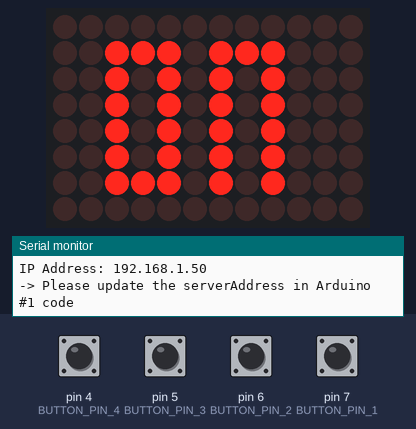
This sketch was run on a simulated Arduino Uno, built for the host (arithmetic inside an expression is 32-bit, double 64-bit). Shown: 12×8 LED matrix, the last lines printed to the serial monitor. The test bench sets the inputs (shaded band); at power-on: pin 4 (BUTTON_PIN_4), pin 5 (BUTTON_PIN_3), pin 6 (BUTTON_PIN_2), pin 7 (BUTTON_PIN_1) HIGH. WiFi joins after 1.5 s; servers stay silent unless stated; the audio player accepts every command and is not drawn.

Above: at 11.2 s.
11.3 s: pin 4 (BUTTON_PIN_4) pulled LOW for 0.15 s
At 12.5 s:
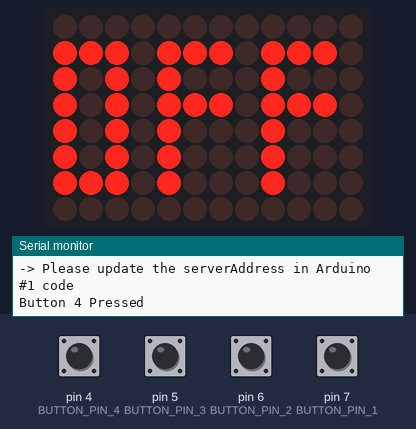
12.9 s: pin 4 (BUTTON_PIN_4) pulled LOW for 1 s
At 13.7 s:
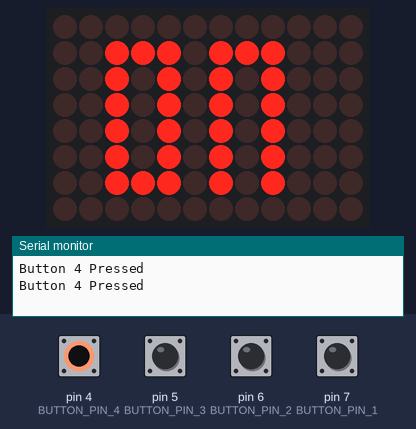
Timing chart, 0 to 15.9 s (numbered marks = the images above; inputs shaded):
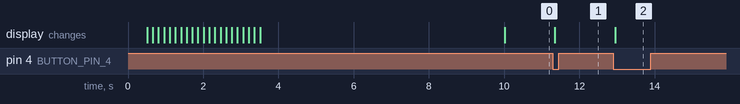

The sketch:

TCP_SERVER.ino
```cpp
// ARDUINO #2: TCP SERVER

#include "C:\Users\rocco\OneDrive\Desktop\Arduino_TCP\DF_PLAYER_MINI.h"
#include "C:\Users\rocco\OneDrive\Desktop\Arduino_TCP\WiFi_Setter.h"
#include "C:\Users\rocco\OneDrive\Desktop\Arduino_TCP\TCP.h"
#include <ezButton.h>

const char ssid[] {SSID_3050};
const char pass[] {PASSWORD_3050};

const int serverPort{4080};

const int BUTTON_PIN_1{7};
const int BUTTON_PIN_2{6};
const int BUTTON_PIN_3{5};
const int BUTTON_PIN_4{4};

const int VCC_OUTPUT{3};

bool vcc_status{true};
bool load_status{true};

DFRobotDFPlayerMini myDFPlayer;
ArduinoLEDMatrix matrix;

WiFiSetter setter(ssid, pass);
WiFiServer TCPserver(serverPort);

ezButton button_1(BUTTON_PIN_1);
ezButton button_2(BUTTON_PIN_2);
ezButton button_3(BUTTON_PIN_3);
ezButton button_4(BUTTON_PIN_4);

void setup() {
  pinMode(VCC_OUTPUT, OUTPUT);
  digitalWrite(VCC_OUTPUT, HIGH);

  Serial.begin(DEFAULT_BAUD);
  Serial.println(F("ARDUINO #2: TCP SERVER"));

  MP3_Serial.begin(MP3_DEFAULT_BAUD);

  if (!myDFPlayer.begin(MP3_Serial, /*isACK = */true, /*doReset = */true)) {
    Serial.println(F("Unable to begin:"));
    Serial.println(F("1. Please recheck the connection!"));
    Serial.println(F("2. Please insert the SD card!"));
    while (true) {
      delay(0); // Code to compatible with ESP8266 watch dog.
    }
  }

  Serial.println(F("DFPlayer Mini online"));

  myDFPlayer.volume(30);

  button_1.setDebounceTime(50);
  button_2.setDebounceTime(50);
  button_3.setDebounceTime(50);
  button_4.setDebounceTime(50);

  WiFiSetter::begin_ArduinoLEDMatrix(matrix);

  setter.begin_wifi_connection_matrix(5, matrix);

  /*Change TCP_CLIENT SERVER ADDRESS On Server Init WiFi.localIP();*/
  Serial.print(F("IP Address: "));
  Serial.println(WiFi.localIP());
  Serial.println(F("-> Please update the serverAddress in Arduino #1 code"));

  TCPserver.begin();
}

void loop() {
  button_1.loop();
  button_2.loop();
  button_3.loop();
  button_4.loop();

  WiFiClient client = TCPserver.available();

  if (button_4.isPressed()) {
    bool t = vcc_status;
    vcc_status = !t;
    Serial.println(F("Button 4 Pressed"));
  }

  if (vcc_status) {
    if (load_status) {
      matrix.loadFrame(*MATRIX_ON);
    }

    load_status = false;

    digitalWrite(VCC_OUTPUT, HIGH);

    if (client.connected()) {
      isPressed_write_flush(button_1, button_2, button_3, client, myDFPlayer);
      read_parse_speak(client, myDFPlayer);
    } else {
      client.stop();
    }

  } else {
    load_status = true;

    matrix.loadFrame(*MATRIX_OFF);

    digitalWrite(VCC_OUTPUT, LOW);
  }
}
```

Measured:
- after the input at 11.3 s, the display: changes after 0.05 s (image 1)
- after the input at 12.9 s, the display: changes after 0.05 s (image 2)
